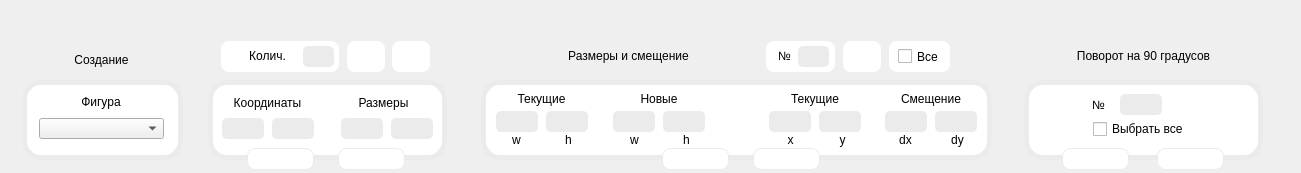
   <widget class="QStackedWidget" name="stackedWidget">
    <property name="geometry">
     <rect>
      <x>-2</x>
      <y>0</y>
      <width>1301</width>
      <height>173</height>
     </rect>
    </property>
    <property name="styleSheet">
     <string notr="true"/>
    </property>
    <widget class="QWidget" name="page">
     <widget class="QLabel" name="label_2">
      <property name="geometry">
       <rect>
        <x>60</x>
        <y>50</y>
        <width>83</width>
        <height>20</height>
       </rect>
      </property>
      <property name="styleSheet">
       <string notr="true">QLabel {
	color: rgb(0, 0, 0);
	font: 500 12pt &quot;JetBrains Mono&quot;;
}</string>
      </property>
      <property name="text">
       <string>Создание</string>
      </property>
      <property name="alignment">
       <set>Qt::AlignmentFlag::AlignCenter</set>
      </property>
     </widget>
     <widget class="QLabel" name="label_3">
      <property name="geometry">
       <rect>
        <x>208</x>
        <y>80</y>
        <width>239</width>
        <height>80</height>
       </rect>
      </property>
      <property name="styleSheet">
       <string notr="true">QLabel { 
	background-color: rgb(255, 255, 255);
	border: 5px solid #ebebeb;
    border-radius: 19px; 
}</string>
      </property>
      <property name="text">
       <string/>
      </property>
     </widget>
     <widget class="QLabel" name="label_4">
      <property name="geometry">
       <rect>
        <x>481</x>
        <y>80</y>
        <width>511</width>
        <height>80</height>
       </rect>
      </property>
      <property name="styleSheet">
       <string notr="true">QLabel { 
	background-color: rgb(255, 255, 255);
	border: 5px solid #ebebeb;
    border-radius: 19px; 
}</string>
      </property>
      <property name="text">
       <string/>
      </property>
     </widget>
     <widget class="QLabel" name="label_6">
      <property name="geometry">
       <rect>
        <x>221</x>
        <y>41</y>
        <width>118</width>
        <height>31</height>
       </rect>
      </property>
      <property name="styleSheet">
       <string notr="true">QLabel { 
	background-color: rgb(255, 255, 255);
	border: 0px solid;
    border-radius: 8px; 
}</string>
      </property>
      <property name="text">
       <string/>
      </property>
     </widget>
     <widget class="QLabel" name="label_7">
      <property name="geometry">
       <rect>
        <x>766</x>
        <y>41</y>
        <width>69</width>
        <height>31</height>
       </rect>
      </property>
      <property name="styleSheet">
       <string notr="true">QLabel { 
	background-color: rgb(255, 255, 255);
	border: 0px solid;
    border-radius: 8px; 
}</string>
      </property>
      <property name="text">
       <string/>
      </property>
     </widget>
     <widget class="QLabel" name="label_9">
      <property name="geometry">
       <rect>
        <x>889</x>
        <y>41</y>
        <width>61</width>
        <height>31</height>
       </rect>
      </property>
      <property name="styleSheet">
       <string notr="true">QLabel { 
	background-color: rgb(255, 255, 255);
	border: 0px solid;
    border-radius: 8px; 
}</string>
      </property>
      <property name="text">
       <string/>
      </property>
     </widget>
     <widget class="QPushButton" name="pushButton_eye">
      <property name="geometry">
       <rect>
        <x>347</x>
        <y>41</y>
        <width>38</width>
        <height>31</height>
       </rect>
      </property>
      <property name="styleSheet">
       <string notr="true">QPushButton { 
	background-color: rgb(255, 255, 255);
	border: 0px solid;
    border-radius: 8px; 
}

</string>
      </property>
      <property name="text">
       <string/>
      </property>
      <property name="icon">
       <iconset resource="resources/resources_file.qrc">
        <normaloff>:/Eye.svg</normaloff>:/Eye.svg</iconset>
      </property>
      <property name="iconSize">
       <size>
        <width>23</width>
        <height>23</height>
       </size>
      </property>
     </widget>
     <widget class="QPushButton" name="pushButton_trash">
      <property name="geometry">
       <rect>
        <x>392</x>
        <y>41</y>
        <width>38</width>
        <height>31</height>
       </rect>
      </property>
      <property name="styleSheet">
       <string notr="true">QPushButton { 
	background-color: rgb(255, 255, 255);
	border: 0px solid;
    border-radius: 8px; 
}</string>
      </property>
      <property name="text">
       <string/>
      </property>
      <property name="icon">
       <iconset resource="resources/resources_file.qrc">
        <normaloff>:/Trash.svg</normaloff>:/Trash.svg</iconset>
      </property>
      <property name="iconSize">
       <size>
        <width>23</width>
        <height>23</height>
       </size>
      </property>
     </widget>
     <widget class="QLabel" name="label_13">
      <property name="geometry">
       <rect>
        <x>236</x>
        <y>46</y>
        <width>63</width>
        <height>20</height>
       </rect>
      </property>
      <property name="styleSheet">
       <string notr="true">QLabel {
	color: rgb(0, 0, 0);
	font: 500 12pt &quot;JetBrains Mono&quot;;
}</string>
      </property>
      <property name="text">
       <string>Колич.</string>
      </property>
      <property name="alignment">
       <set>Qt::AlignmentFlag::AlignCenter</set>
      </property>
     </widget>
     <widget class="QLabel" name="label_14">
      <property name="geometry">
       <rect>
        <x>775</x>
        <y>46</y>
        <width>19</width>
        <height>20</height>
       </rect>
      </property>
      <property name="styleSheet">
       <string notr="true">QLabel {
	color: rgb(0, 0, 0);
	font: 500 12pt &quot;JetBrains Mono&quot;;
}</string>
      </property>
      <property name="text">
       <string>№</string>
      </property>
      <property name="alignment">
       <set>Qt::AlignmentFlag::AlignCenter</set>
      </property>
     </widget>
     <widget class="QCheckBox" name="checkBox_all_size">
      <property name="geometry">
       <rect>
        <x>898</x>
        <y>43</y>
        <width>55</width>
        <height>27</height>
       </rect>
      </property>
      <property name="styleSheet">
       <string notr="true">QCheckBox {
	color: rgb(0, 0, 0);
	font: 500 12pt &quot;JetBrains Mono&quot;;
}</string>
      </property>
      <property name="text">
       <string>Все</string>
      </property>
     </widget>
     <widget class="QLabel" name="label_16">
      <property name="geometry">
       <rect>
        <x>223</x>
        <y>92</y>
        <width>89</width>
        <height>21</height>
       </rect>
      </property>
      <property name="styleSheet">
       <string notr="true">QLabel {
	color: rgb(0, 0, 0);
	font: 500 11pt &quot;JetBrains Mono&quot;;
}</string>
      </property>
      <property name="text">
       <string>Координаты</string>
      </property>
      <property name="alignment">
       <set>Qt::AlignmentFlag::AlignCenter</set>
      </property>
     </widget>
     <widget class="QLabel" name="label_17">
      <property name="geometry">
       <rect>
        <x>352</x>
        <y>92</y>
        <width>63</width>
        <height>21</height>
       </rect>
      </property>
      <property name="styleSheet">
       <string notr="true">QLabel {
	color: rgb(0, 0, 0);
	font: 500 11pt &quot;JetBrains Mono&quot;;
}</string>
      </property>
      <property name="text">
       <string>Размеры</string>
      </property>
      <property name="alignment">
       <set>Qt::AlignmentFlag::AlignCenter</set>
      </property>
     </widget>
     <widget class="QLineEdit" name="lineEdit_count">
      <property name="geometry">
       <rect>
        <x>303</x>
        <y>46</y>
        <width>31</width>
        <height>21</height>
       </rect>
      </property>
      <property name="styleSheet">
       <string notr="true">QLineEdit { 
	background-color: #ebebeb;
	border: 0px solid;
    border-radius: 5px; 
	font: 9pt &quot;JetBrains Mono&quot;;
	color: rgb(0, 0, 0);
}</string>
      </property>
      <property name="text">
       <string/>
      </property>
     </widget>
     <widget class="QLineEdit" name="lineEdit_index_size">
      <property name="geometry">
       <rect>
        <x>798</x>
        <y>46</y>
        <width>31</width>
        <height>21</height>
       </rect>
      </property>
      <property name="styleSheet">
       <string notr="true">QLineEdit { 
	background-color: #ebebeb;
	border: 0px solid;
    border-radius: 5px; 
	font: 9pt &quot;JetBrains Mono&quot;;
	color: rgb(0, 0, 0);
}</string>
      </property>
     </widget>
     <widget class="QPushButton" name="pushButton_ok_create">
      <property name="geometry">
       <rect>
        <x>247</x>
        <y>148</y>
        <width>67</width>
        <height>22</height>
       </rect>
      </property>
      <property name="styleSheet">
       <string notr="true">QPushButton { 
	background-color: #FFFFFF;
	border: 1px solid #ebebeb;
    border-radius: 8px;
	font: 9pt &quot;JetBrains Mono&quot;;
	color: #ffffff;
}

</string>
      </property>
      <property name="text">
       <string/>
      </property>
      <property name="icon">
       <iconset resource="resources/resources_file.qrc">
        <normaloff>:/Check.svg</normaloff>:/Check.svg</iconset>
      </property>
      <property name="iconSize">
       <size>
        <width>16</width>
        <height>16</height>
       </size>
      </property>
     </widget>
     <widget class="QPushButton" name="pushButton_random_create">
      <property name="geometry">
       <rect>
        <x>338</x>
        <y>148</y>
        <width>67</width>
        <height>22</height>
       </rect>
      </property>
      <property name="styleSheet">
       <string notr="true">QPushButton { 
	background-color: #FFFFFF;
	border: 1px solid #ebebeb;
    border-radius: 8px;
	font: 9pt &quot;JetBrains Mono&quot;;
	color: #ffffff;
}

</string>
      </property>
      <property name="text">
       <string/>
      </property>
      <property name="icon">
       <iconset resource="resources/resources_file.qrc">
        <normaloff>:/Refresh ccw.svg</normaloff>:/Refresh ccw.svg</iconset>
      </property>
      <property name="iconSize">
       <size>
        <width>16</width>
        <height>16</height>
       </size>
      </property>
     </widget>
     <widget class="QPushButton" name="pushButton_random_size">
      <property name="geometry">
       <rect>
        <x>753</x>
        <y>148</y>
        <width>67</width>
        <height>22</height>
       </rect>
      </property>
      <property name="styleSheet">
       <string notr="true">QPushButton { 
	background-color: #FFFFFF;
	border: 1px solid #ebebeb;
    border-radius: 8px;
	font: 9pt &quot;JetBrains Mono&quot;;
	color: #ffffff;
}

</string>
      </property>
      <property name="text">
       <string/>
      </property>
      <property name="icon">
       <iconset resource="resources/resources_file.qrc">
        <normaloff>:/Refresh ccw.svg</normaloff>:/Refresh ccw.svg</iconset>
      </property>
     </widget>
     <widget class="QPushButton" name="pushButton_ok_size">
      <property name="geometry">
       <rect>
        <x>662</x>
        <y>148</y>
        <width>67</width>
        <height>22</height>
       </rect>
      </property>
      <property name="styleSheet">
       <string notr="true">QPushButton { 
	background-color: #FFFFFF;
	border: 1px solid #ebebeb;
    border-radius: 8px;
	font: 9pt &quot;JetBrains Mono&quot;;
	color: #ffffff;
}

</string>
      </property>
      <property name="text">
       <string/>
      </property>
      <property name="icon">
       <iconset resource="resources/resources_file.qrc">
        <normaloff>:/Check.svg</normaloff>:/Check.svg</iconset>
      </property>
     </widget>
     <widget class="QLabel" name="label_18">
      <property name="geometry">
       <rect>
        <x>498</x>
        <y>88</y>
        <width>87</width>
        <height>21</height>
       </rect>
      </property>
      <property name="styleSheet">
       <string notr="true">QLabel {
	color: rgb(0, 0, 0);
	font: 500 11pt &quot;JetBrains Mono&quot;;
}</string>
      </property>
      <property name="text">
       <string>Текущие</string>
      </property>
      <property name="alignment">
       <set>Qt::AlignmentFlag::AlignCenter</set>
      </property>
     </widget>
     <widget class="QLabel" name="label_19">
      <property name="geometry">
       <rect>
        <x>637</x>
        <y>88</y>
        <width>44</width>
        <height>21</height>
       </rect>
      </property>
      <property name="styleSheet">
       <string notr="true">QLabel {
	color: rgb(0, 0, 0);
	font: 500 11pt &quot;JetBrains Mono&quot;;
}</string>
      </property>
      <property name="text">
       <string>Новые</string>
      </property>
      <property name="alignment">
       <set>Qt::AlignmentFlag::AlignCenter</set>
      </property>
     </widget>
     <widget class="QLabel" name="label_20">
      <property name="geometry">
       <rect>
        <x>784</x>
        <y>88</y>
        <width>62</width>
        <height>21</height>
       </rect>
      </property>
      <property name="styleSheet">
       <string notr="true">QLabel {
	color: rgb(0, 0, 0);
	font: 500 11pt &quot;JetBrains Mono&quot;;
}</string>
      </property>
      <property name="text">
       <string>Текущие</string>
      </property>
      <property name="alignment">
       <set>Qt::AlignmentFlag::AlignCenter</set>
      </property>
     </widget>
     <widget class="QLabel" name="label_21">
      <property name="geometry">
       <rect>
        <x>888</x>
        <y>88</y>
        <width>86</width>
        <height>21</height>
       </rect>
      </property>
      <property name="styleSheet">
       <string notr="true">QLabel {
	color: rgb(0, 0, 0);
	font: 500 11pt &quot;JetBrains Mono&quot;;
}</string>
      </property>
      <property name="text">
       <string>Смещение</string>
      </property>
      <property name="alignment">
       <set>Qt::AlignmentFlag::AlignCenter</set>
      </property>
     </widget>
     <widget class="QLineEdit" name="lineEdit_x">
      <property name="geometry">
       <rect>
        <x>222</x>
        <y>118</y>
        <width>42</width>
        <height>21</height>
       </rect>
      </property>
      <property name="styleSheet">
       <string notr="true">QLineEdit { 
	background-color: #ebebeb;
	border: 0px solid;
    border-radius: 5px; 
	font: 9pt &quot;JetBrains Mono&quot;;
	color: rgb(0, 0, 0);
}</string>
      </property>
     </widget>
     <widget class="QLineEdit" name="lineEdit_y">
      <property name="geometry">
       <rect>
        <x>272</x>
        <y>118</y>
        <width>42</width>
        <height>21</height>
       </rect>
      </property>
      <property name="styleSheet">
       <string notr="true">QLineEdit { 
	background-color: #ebebeb;
	border: 0px solid;
    border-radius: 5px; 
	font: 9pt &quot;JetBrains Mono&quot;;
	color: rgb(0, 0, 0);
}</string>
      </property>
     </widget>
     <widget class="QLineEdit" name="lineEdit_w">
      <property name="geometry">
       <rect>
        <x>341</x>
        <y>118</y>
        <width>42</width>
        <height>21</height>
       </rect>
      </property>
      <property name="styleSheet">
       <string notr="true">QLineEdit { 
	background-color: #ebebeb;
	border: 0px solid;
    border-radius: 5px; 
	font: 9pt &quot;JetBrains Mono&quot;;
	color: rgb(0, 0, 0);
}</string>
      </property>
     </widget>
     <widget class="QLineEdit" name="lineEdit_h">
      <property name="geometry">
       <rect>
        <x>391</x>
        <y>118</y>
        <width>42</width>
        <height>21</height>
       </rect>
      </property>
      <property name="styleSheet">
       <string notr="true">QLineEdit { 
	background-color: #ebebeb;
	border: 0px solid;
    border-radius: 5px; 
	font: 9pt &quot;JetBrains Mono&quot;;
	color: rgb(0, 0, 0);
}</string>
      </property>
     </widget>
     <widget class="QLineEdit" name="lineEdit_current_w">
      <property name="geometry">
       <rect>
        <x>496</x>
        <y>111</y>
        <width>42</width>
        <height>21</height>
       </rect>
      </property>
      <property name="styleSheet">
       <string notr="true">QLineEdit { 
	background-color: #ebebeb;
	border: 0px solid;
    border-radius: 5px; 
	font: 9pt &quot;JetBrains Mono&quot;;
	color: rgb(0, 0, 0);
}</string>
      </property>
     </widget>
     <widget class="QLineEdit" name="lineEdit_current_h">
      <property name="geometry">
       <rect>
        <x>546</x>
        <y>111</y>
        <width>42</width>
        <height>21</height>
       </rect>
      </property>
      <property name="styleSheet">
       <string notr="true">QLineEdit { 
	background-color: #ebebeb;
	border: 0px solid;
    border-radius: 5px; 
	font: 9pt &quot;JetBrains Mono&quot;;
	color: rgb(0, 0, 0);
}</string>
      </property>
     </widget>
     <widget class="QLineEdit" name="lineEdit_new_w">
      <property name="geometry">
       <rect>
        <x>613</x>
        <y>111</y>
        <width>42</width>
        <height>21</height>
       </rect>
      </property>
      <property name="styleSheet">
       <string notr="true">QLineEdit { 
	background-color: #ebebeb;
	border: 0px solid;
    border-radius: 5px; 
	font: 9pt &quot;JetBrains Mono&quot;;
	color: rgb(0, 0, 0);
}</string>
      </property>
     </widget>
     <widget class="QLineEdit" name="lineEdit_new_h">
      <property name="geometry">
       <rect>
        <x>663</x>
        <y>111</y>
        <width>42</width>
        <height>21</height>
       </rect>
      </property>
      <property name="styleSheet">
       <string notr="true">QLineEdit { 
	background-color: #ebebeb;
	border: 0px solid;
    border-radius: 5px; 
	font: 9pt &quot;JetBrains Mono&quot;;
	color: rgb(0, 0, 0);
}</string>
      </property>
     </widget>
     <widget class="QLineEdit" name="lineEdit_current_x">
      <property name="geometry">
       <rect>
        <x>769</x>
        <y>111</y>
        <width>42</width>
        <height>21</height>
       </rect>
      </property>
      <property name="styleSheet">
       <string notr="true">QLineEdit { 
	background-color: #ebebeb;
	border: 0px solid;
    border-radius: 5px; 
	font: 9pt &quot;JetBrains Mono&quot;;
	color: rgb(0, 0, 0);
}</string>
      </property>
     </widget>
     <widget class="QLineEdit" name="lineEdit_current_y">
      <property name="geometry">
       <rect>
        <x>819</x>
        <y>111</y>
        <width>42</width>
        <height>21</height>
       </rect>
      </property>
      <property name="styleSheet">
       <string notr="true">QLineEdit { 
	background-color: #ebebeb;
	border: 0px solid;
    border-radius: 5px; 
	font: 9pt &quot;JetBrains Mono&quot;;
	color: rgb(0, 0, 0);
}</string>
      </property>
     </widget>
     <widget class="QLineEdit" name="lineEdit_dx">
      <property name="geometry">
       <rect>
        <x>885</x>
        <y>111</y>
        <width>42</width>
        <height>21</height>
       </rect>
      </property>
      <property name="styleSheet">
       <string notr="true">QLineEdit { 
	background-color: #ebebeb;
	border: 0px solid;
    border-radius: 5px; 
	font: 9pt &quot;JetBrains Mono&quot;;
	color: rgb(0, 0, 0);
}</string>
      </property>
     </widget>
     <widget class="QLineEdit" name="lineEdit_dy">
      <property name="geometry">
       <rect>
        <x>935</x>
        <y>111</y>
        <width>42</width>
        <height>21</height>
       </rect>
      </property>
      <property name="styleSheet">
       <string notr="true">QLineEdit { 
	background-color: #ebebeb;
	border: 0px solid;
    border-radius: 5px; 
	font: 9pt &quot;JetBrains Mono&quot;;
	color: rgb(0, 0, 0);
}</string>
      </property>
     </widget>
     <widget class="QPushButton" name="pushButton_search_size">
      <property name="geometry">
       <rect>
        <x>843</x>
        <y>41</y>
        <width>38</width>
        <height>31</height>
       </rect>
      </property>
      <property name="styleSheet">
       <string notr="true">QPushButton { 
	background-color: rgb(255, 255, 255);
	border: 0px solid;
    border-radius: 8px; 
}

</string>
      </property>
      <property name="text">
       <string/>
      </property>
      <property name="icon">
       <iconset resource="resources/resources_file.qrc">
        <normaloff>:/Search.svg</normaloff>:/Search.svg</iconset>
      </property>
      <property name="iconSize">
       <size>
        <width>23</width>
        <height>23</height>
       </size>
      </property>
     </widget>
     <widget class="QLabel" name="label_22">
      <property name="geometry">
       <rect>
        <x>501</x>
        <y>132</y>
        <width>31</width>
        <height>16</height>
       </rect>
      </property>
      <property name="styleSheet">
       <string notr="true">QLabel {
	color: rgb(0, 0, 0);
	font: 500 11pt &quot;JetBrains Mono&quot;;
}</string>
      </property>
      <property name="text">
       <string>w</string>
      </property>
      <property name="alignment">
       <set>Qt::AlignmentFlag::AlignCenter</set>
      </property>
     </widget>
     <widget class="QLabel" name="label_25">
      <property name="geometry">
       <rect>
        <x>553</x>
        <y>132</y>
        <width>31</width>
        <height>16</height>
       </rect>
      </property>
      <property name="styleSheet">
       <string notr="true">QLabel {
	color: rgb(0, 0, 0);
	font: 500 11pt &quot;JetBrains Mono&quot;;
}</string>
      </property>
      <property name="text">
       <string>h</string>
      </property>
      <property name="alignment">
       <set>Qt::AlignmentFlag::AlignCenter</set>
      </property>
     </widget>
     <widget class="QLabel" name="label_26">
      <property name="geometry">
       <rect>
        <x>671</x>
        <y>132</y>
        <width>31</width>
        <height>16</height>
       </rect>
      </property>
      <property name="styleSheet">
       <string notr="true">QLabel {
	color: rgb(0, 0, 0);
	font: 500 11pt &quot;JetBrains Mono&quot;;
}</string>
      </property>
      <property name="text">
       <string>h</string>
      </property>
      <property name="alignment">
       <set>Qt::AlignmentFlag::AlignCenter</set>
      </property>
     </widget>
     <widget class="QLabel" name="label_27">
      <property name="geometry">
       <rect>
        <x>619</x>
        <y>132</y>
        <width>31</width>
        <height>16</height>
       </rect>
      </property>
      <property name="styleSheet">
       <string notr="true">QLabel {
	color: rgb(0, 0, 0);
	font: 500 11pt &quot;JetBrains Mono&quot;;
}</string>
      </property>
      <property name="text">
       <string>w</string>
      </property>
      <property name="alignment">
       <set>Qt::AlignmentFlag::AlignCenter</set>
      </property>
     </widget>
     <widget class="QLabel" name="label_28">
      <property name="geometry">
       <rect>
        <x>775</x>
        <y>132</y>
        <width>31</width>
        <height>16</height>
       </rect>
      </property>
      <property name="styleSheet">
       <string notr="true">QLabel {
	color: rgb(0, 0, 0);
	font: 500 11pt &quot;JetBrains Mono&quot;;
}</string>
      </property>
      <property name="text">
       <string>x</string>
      </property>
      <property name="alignment">
       <set>Qt::AlignmentFlag::AlignCenter</set>
      </property>
     </widget>
     <widget class="QLabel" name="label_29">
      <property name="geometry">
       <rect>
        <x>827</x>
        <y>132</y>
        <width>31</width>
        <height>16</height>
       </rect>
      </property>
      <property name="styleSheet">
       <string notr="true">QLabel {
	color: rgb(0, 0, 0);
	font: 500 11pt &quot;JetBrains Mono&quot;;
}</string>
      </property>
      <property name="text">
       <string>y</string>
      </property>
      <property name="alignment">
       <set>Qt::AlignmentFlag::AlignCenter</set>
      </property>
     </widget>
     <widget class="QLabel" name="label_30">
      <property name="geometry">
       <rect>
        <x>890</x>
        <y>132</y>
        <width>31</width>
        <height>16</height>
       </rect>
      </property>
      <property name="styleSheet">
       <string notr="true">QLabel {
	color: rgb(0, 0, 0);
	font: 500 11pt &quot;JetBrains Mono&quot;;
}</string>
      </property>
      <property name="text">
       <string>dx</string>
      </property>
      <property name="alignment">
       <set>Qt::AlignmentFlag::AlignCenter</set>
      </property>
     </widget>
     <widget class="QLabel" name="label_31">
      <property name="geometry">
       <rect>
        <x>942</x>
        <y>132</y>
        <width>31</width>
        <height>16</height>
       </rect>
      </property>
      <property name="styleSheet">
       <string notr="true">QLabel {
	color: rgb(0, 0, 0);
	font: 500 11pt &quot;JetBrains Mono&quot;;
}</string>
      </property>
      <property name="text">
       <string>dy</string>
      </property>
      <property name="alignment">
       <set>Qt::AlignmentFlag::AlignCenter</set>
      </property>
     </widget>
     <widget class="QLabel" name="label_5">
      <property name="geometry">
       <rect>
        <x>1024</x>
        <y>80</y>
        <width>239</width>
        <height>80</height>
       </rect>
      </property>
      <property name="styleSheet">
       <string notr="true">QLabel { 
	background-color: rgb(255, 255, 255);
	border: 5px solid #ebebeb;
    border-radius: 19px; 
}</string>
      </property>
      <property name="text">
       <string/>
      </property>
     </widget>
     <widget class="QLabel" name="label_8">
      <property name="geometry">
       <rect>
        <x>1030</x>
        <y>46</y>
        <width>227</width>
        <height>20</height>
       </rect>
      </property>
      <property name="styleSheet">
       <string notr="true">QLabel {
	color: rgb(0, 0, 0);
	font: 500 12pt &quot;JetBrains Mono&quot;;
}</string>
      </property>
      <property name="text">
       <string>Поворот на 90 градусов</string>
      </property>
      <property name="alignment">
       <set>Qt::AlignmentFlag::AlignCenter</set>
      </property>
     </widget>
     <widget class="QPushButton" name="pushButton_rotate_left">
      <property name="geometry">
       <rect>
        <x>1062</x>
        <y>148</y>
        <width>67</width>
        <height>22</height>
       </rect>
      </property>
      <property name="styleSheet">
       <string notr="true">QPushButton { 
	background-color: #FFFFFF;
	border: 1px solid #ebebeb;
    border-radius: 8px;
	font: 9pt &quot;JetBrains Mono&quot;;
	color: #ffffff;
}

</string>
      </property>
      <property name="text">
       <string/>
      </property>
      <property name="icon">
       <iconset resource="resources/resources_file.qrc">
        <normaloff>:/Corner up-left.svg</normaloff>:/Corner up-left.svg</iconset>
      </property>
     </widget>
     <widget class="QLabel" name="label_32">
      <property name="geometry">
       <rect>
        <x>1088</x>
        <y>94</y>
        <width>21</width>
        <height>21</height>
       </rect>
      </property>
      <property name="styleSheet">
       <string notr="true">QLabel {
	color: rgb(0, 0, 0);
	font: 500 11pt &quot;JetBrains Mono&quot;;
}</string>
      </property>
      <property name="text">
       <string>№</string>
      </property>
      <property name="alignment">
       <set>Qt::AlignmentFlag::AlignCenter</set>
      </property>
     </widget>
     <widget class="QLineEdit" name="lineEdit_rotate">
      <property name="geometry">
       <rect>
        <x>1120</x>
        <y>94</y>
        <width>42</width>
        <height>21</height>
       </rect>
      </property>
      <property name="styleSheet">
       <string notr="true">QLineEdit { 
	background-color: #ebebeb;
	border: 0px solid;
    border-radius: 5px; 
	font: 9pt &quot;JetBrains Mono&quot;;
	color: rgb(0, 0, 0);
}</string>
      </property>
     </widget>
     <widget class="QPushButton" name="pushButton_search_for_rotate">
      <property name="geometry">
       <rect>
        <x>1168</x>
        <y>89</y>
        <width>38</width>
        <height>31</height>
       </rect>
      </property>
      <property name="styleSheet">
       <string notr="true">QPushButton { 
	background-color: transparent;
	border: 0px solid;
    border-radius: 8px; 
}

</string>
      </property>
      <property name="text">
       <string/>
      </property>
      <property name="icon">
       <iconset resource="resources/resources_file.qrc">
        <normaloff>:/Search.svg</normaloff>:/Search.svg</iconset>
      </property>
      <property name="iconSize">
       <size>
        <width>23</width>
        <height>23</height>
       </size>
      </property>
     </widget>
     <widget class="QCheckBox" name="checkBox_all_rotate">
      <property name="geometry">
       <rect>
        <x>1093</x>
        <y>119</y>
        <width>131</width>
        <height>20</height>
       </rect>
      </property>
      <property name="styleSheet">
       <string notr="true">QCheckBox {
	color: rgb(0, 0, 0);
	font: 500 11pt &quot;JetBrains Mono&quot;;
}</string>
      </property>
      <property name="text">
       <string>Выбрать все</string>
      </property>
     </widget>
     <widget class="QLabel" name="label_10">
      <property name="geometry">
       <rect>
        <x>503</x>
        <y>46</y>
        <width>251</width>
        <height>20</height>
       </rect>
      </property>
      <property name="styleSheet">
       <string notr="true">QLabel {
	color: rgb(0, 0, 0);
	font: 500 12pt &quot;JetBrains Mono&quot;;
}</string>
      </property>
      <property name="text">
       <string>Размеры и смещение</string>
      </property>
      <property name="alignment">
       <set>Qt::AlignmentFlag::AlignCenter</set>
      </property>
     </widget>
     <widget class="QPushButton" name="pushButton_rotate_right">
      <property name="geometry">
       <rect>
        <x>1157</x>
        <y>148</y>
        <width>67</width>
        <height>22</height>
       </rect>
      </property>
      <property name="styleSheet">
       <string notr="true">QPushButton { 
	background-color: #FFFFFF;
	border: 1px solid #ebebeb;
    border-radius: 8px;
	font: 9pt &quot;JetBrains Mono&quot;;
	color: #ffffff;
}

</string>
      </property>
      <property name="text">
       <string/>
      </property>
      <property name="icon">
       <iconset resource="resources/resources_file.qrc">
        <normaloff>:/Corner up-right.svg</normaloff>:/Corner up-right.svg</iconset>
      </property>
     </widget>
     <widget class="QLabel" name="label">
      <property name="geometry">
       <rect>
        <x>39</x>
        <y>92</y>
        <width>124</width>
        <height>20</height>
       </rect>
      </property>
      <property name="styleSheet">
       <string notr="true">QLabel { 
	color: rgb(0, 0, 0);
	font: 500 11pt &quot;JetBrains Mono&quot;;
}</string>
      </property>
      <property name="text">
       <string>Фигура</string>
      </property>
      <property name="alignment">
       <set>Qt::AlignmentFlag::AlignCenter</set>
      </property>
     </widget>
     <widget class="QComboBox" name="comboBox">
      <property name="geometry">
       <rect>
        <x>39</x>
        <y>118</y>
        <width>125</width>
        <height>21</height>
       </rect>
      </property>
      <property name="styleSheet">
       <string notr="true">QComboBox {
	background-color: #ebebeb;
	color: rgb(54, 54, 54);
	font: 500 10pt &quot;JetBrains Mono&quot;;
	border-radius: 5px;
}

QComboBox::drop-down { border-width: 0px; };
QComboBox::down-arrow { image: none; border-width: 0px; };</string>
      </property>
      <property name="frame">
       <bool>true</bool>
      </property>
     </widget>
     <widget class="QLabel" name="label_11">
      <property name="geometry">
       <rect>
        <x>22</x>
        <y>80</y>
        <width>161</width>
        <height>80</height>
       </rect>
      </property>
      <property name="styleSheet">
       <string notr="true">QLabel { 
	background-color: rgb(255, 255, 255);
	border: 5px solid #ebebeb;
    border-radius: 19px; 
}</string>
      </property>
      <property name="text">
       <string/>
      </property>
     </widget>
     <zorder>label_11</zorder>
     <zorder>label_2</zorder>
     <zorder>label_3</zorder>
     <zorder>label_4</zorder>
     <zorder>label_6</zorder>
     <zorder>label_7</zorder>
     <zorder>label_9</zorder>
     <zorder>pushButton_eye</zorder>
     <zorder>pushButton_trash</zorder>
     <zorder>label_13</zorder>
     <zorder>label_14</zorder>
     <zorder>checkBox_all_size</zorder>
     <zorder>label_16</zorder>
     <zorder>label_17</zorder>
     <zorder>lineEdit_count</zorder>
     <zorder>lineEdit_index_size</zorder>
     <zorder>pushButton_ok_create</zorder>
     <zorder>pushButton_random_create</zorder>
     <zorder>pushButton_random_size</zorder>
     <zorder>pushButton_ok_size</zorder>
     <zorder>label_18</zorder>
     <zorder>label_19</zorder>
     <zorder>label_20</zorder>
     <zorder>label_21</zorder>
     <zorder>lineEdit_x</zorder>
     <zorder>lineEdit_y</zorder>
     <zorder>lineEdit_w</zorder>
     <zorder>lineEdit_h</zorder>
     <zorder>lineEdit_current_w</zorder>
     <zorder>lineEdit_current_h</zorder>
     <zorder>lineEdit_new_w</zorder>
     <zorder>lineEdit_new_h</zorder>
     <zorder>lineEdit_current_x</zorder>
     <zorder>lineEdit_current_y</zorder>
     <zorder>lineEdit_dx</zorder>
     <zorder>lineEdit_dy</zorder>
     <zorder>pushButton_search_size</zorder>
     <zorder>label_22</zorder>
     <zorder>label_25</zorder>
     <zorder>label_26</zorder>
     <zorder>label_27</zorder>
     <zorder>label_28</zorder>
     <zorder>label_29</zorder>
     <zorder>label_30</zorder>
     <zorder>label_31</zorder>
     <zorder>label_5</zorder>
     <zorder>label_8</zorder>
     <zorder>pushButton_rotate_left</zorder>
     <zorder>label_32</zorder>
     <zorder>lineEdit_rotate</zorder>
     <zorder>pushButton_search_for_rotate</zorder>
     <zorder>checkBox_all_rotate</zorder>
     <zorder>label_10</zorder>
     <zorder>pushButton_rotate_right</zorder>
     <zorder>label</zorder>
     <zorder>comboBox</zorder>
    </widget>
   </widget>
